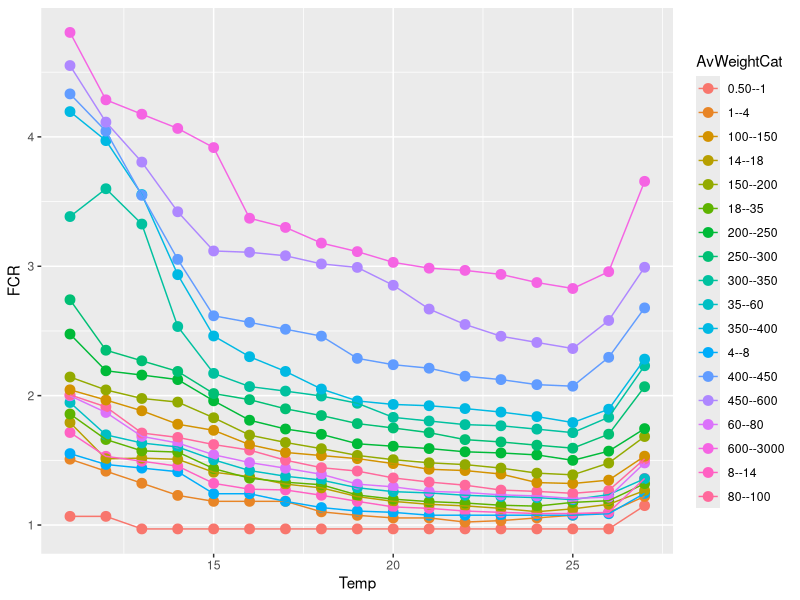
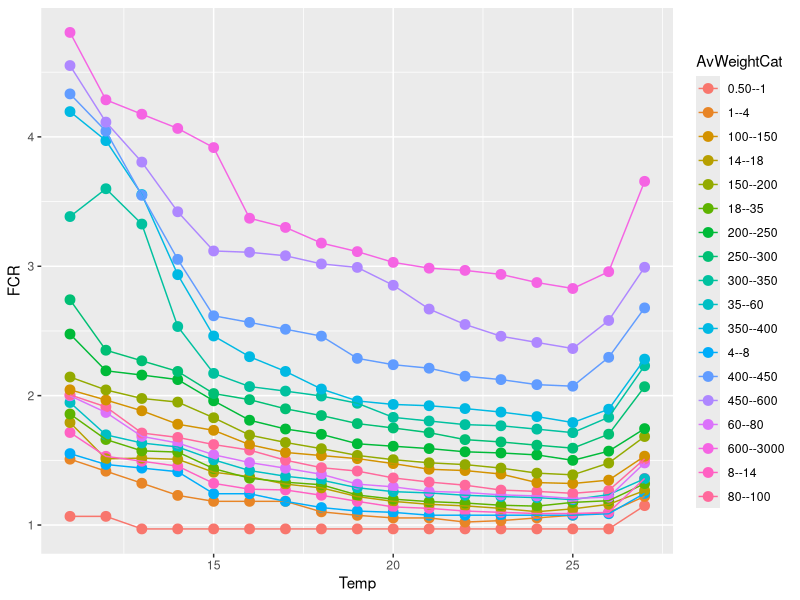
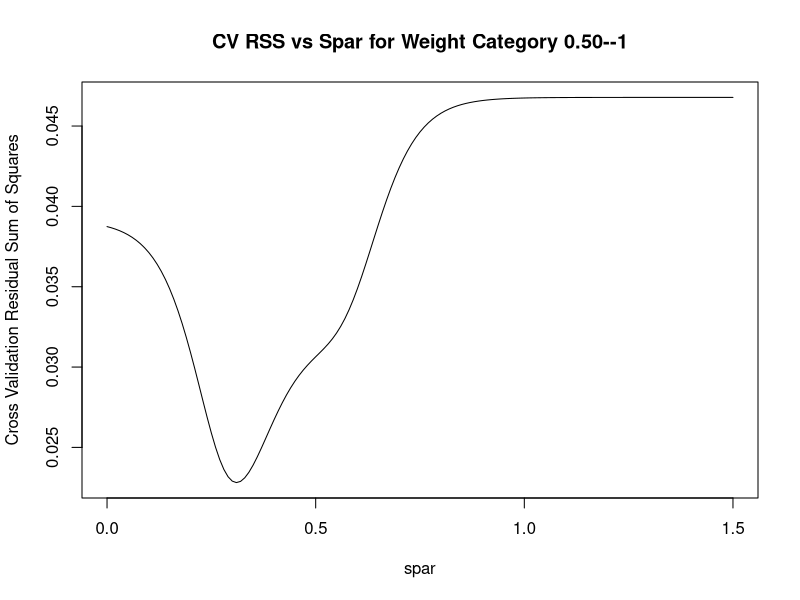
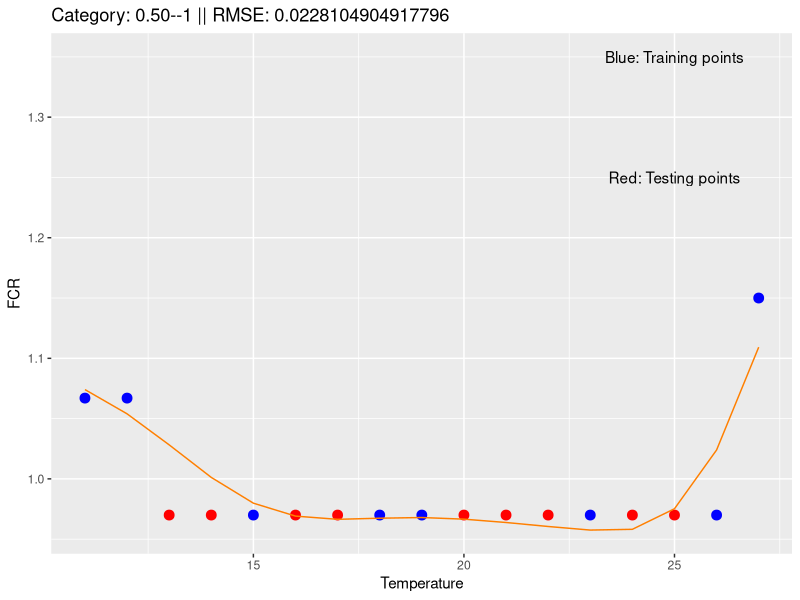
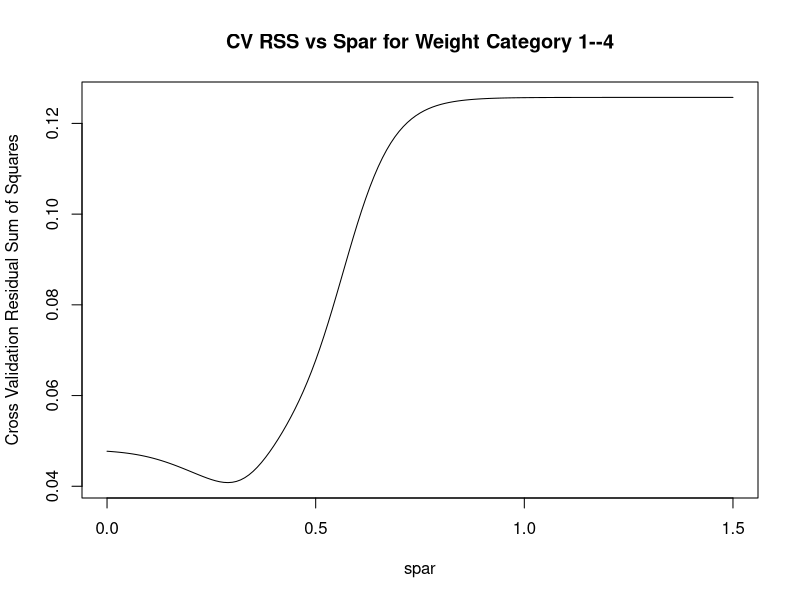
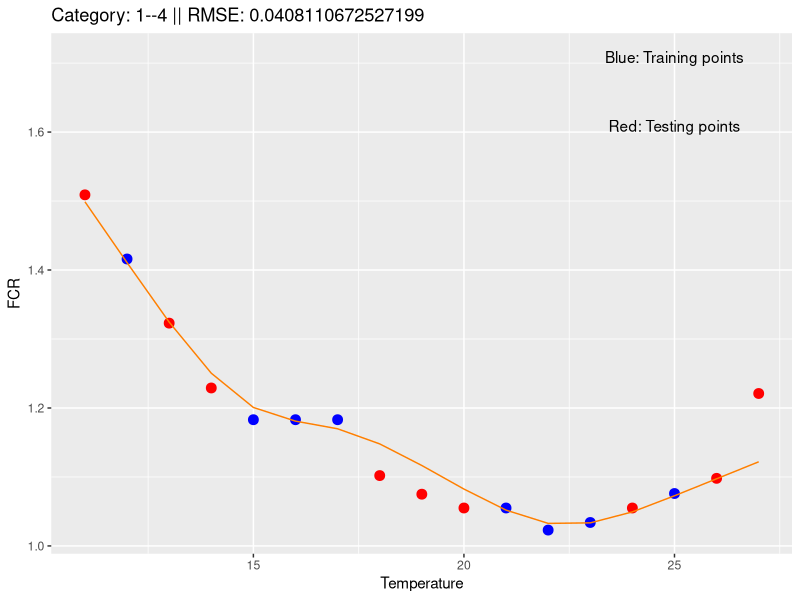
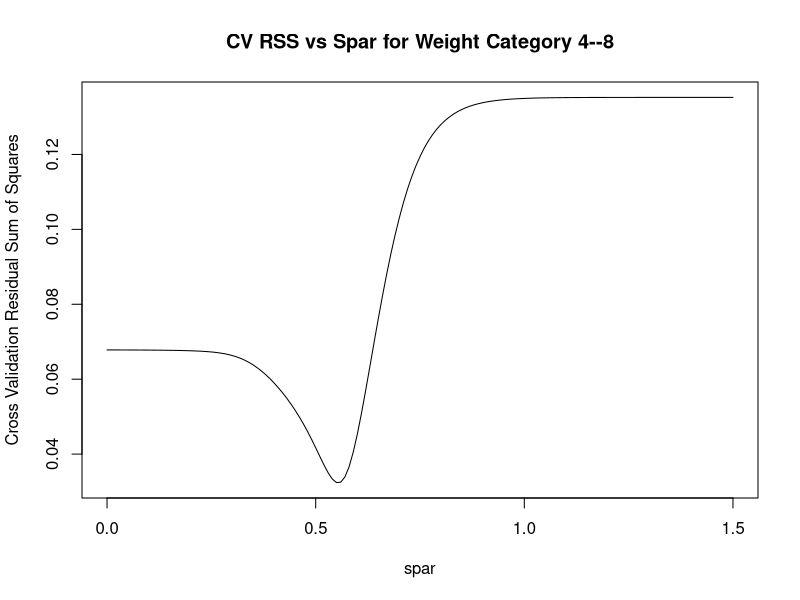
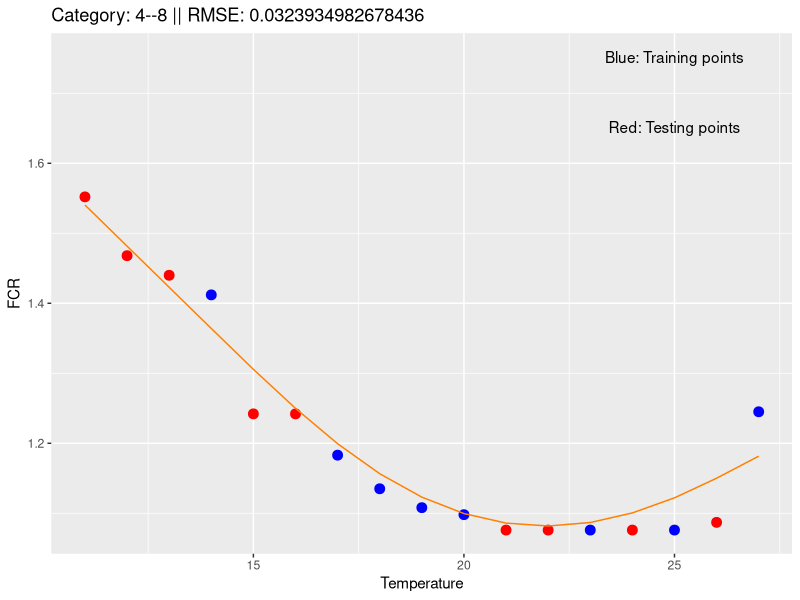

Recreate these plots in R, in order.
library("ggplot2")
library("RColorBrewer")
# libraries to fit the FCR curves
library("splines")


#-------------------------------------------------
Best.Fitting.Curve <- function( x, y, rate, category )
{
  ids <- sort(sample(1:length(x), round(length(x)*rate, 1)))
  
  # Training Set
  x.tr <- x[ids]
  y.tr <- y[ids]
  # Testing Set
  x.ts <- x[-ids]
  y.ts <- y[-ids]
  
  spars <- seq(0, 1.5, by = 0.01)
  rmse <- rep(0, length(spars))
  
  for (i in 1:length(spars)){
    # using smooth splines
    fit.spl <- smooth.spline(x.tr, y.tr, spar = spars[i], cv = FALSE, all.knots=TRUE)
    # predict values onto testing set
    y.pred <- predict(fit.spl, x.ts)
    rmse[i] <- sqrt(sum((y.pred$y - y.ts)^2)/length(y.ts)) 
  }
  
  imag.name <- paste( paste('AvEndWeight_Category_',category), 'png', sep='.')
  png(imag.name, width=800, height=640, units="px")
  plot(spars, rmse, 'l', xlab = 'spar', ylab = 'Cross Validation Residual Sum of Squares' , 
        main = paste('CV RSS vs Spar for Weight Category', category) )
  dev.off()
  
  # find the minimum rmse -> best spar value -> best model 
  id <- which.min(rmse)
  sp <- spars[id]
  best.rmse <- rmse[id]
  best.fit.spl <- smooth.spline(x.tr, y.tr, spar = sp, cv = FALSE, all.knots=TRUE)
   
  # plot best model with training and testing set
  data.tr <- data.frame(cbind(x.tr, y.tr))
  data.ts <- data.frame(cbind(x.ts, y.ts))
  data.pred <- data.frame(predict(best.fit.spl,x))
  
   imag.name1 <- paste( paste('Best.Model.Smooth.Splines_',category), 'png', sep='.')
   plot.title <- paste('Category:', category, '|| RMSE:', best.rmse, sep=" ") 
   png(imag.name1, width=800, height=640, units="px")
   p <-ggplot() + 
         geom_point(data=data.tr, aes(x=x.tr, y=y.tr),size=3, col='blue' ) + 
         geom_point(data = data.ts, aes(x=x.ts, y=y.ts),size=3, col='red') + 
         geom_line(data =data.pred ,aes(x,y), color="darkorange1") + 
         xlab("Temperature") + ylab("FCR") + ggtitle(plot.title) 
  
  
   data2.labels <- data.frame(
       xaxis = c(25, 25), 
       yaxis1 = c(max(y)-0.2, max(y)-0.1), 
       yaxis2 = c(max(y)+0.2, max(y)+0.1), 
       label = c("Blue: Training points", "Red: Testing points")
   )
  
   if (max(y) >= 2)
   {  
     p <- p + geom_text(data = data2.labels, aes(x = xaxis, y = yaxis1, label = label))
   }else{
     p <- p + geom_text(data = data2.labels, aes(x = xaxis, y = yaxis2, label = label))
   }
   print(p)
   dev.off()
  
   return( list(best.model = best.fit.spl, RMSE = best.rmse))
}


#----------------------------------
fcr <- read.csv("fcr1.csv", sep=";")
fcr <- fcr[fcr$Factor>0 & fcr$Temp<=27& fcr$Temp>=11,]
# View(fcr)

data.fcr <- data.frame("AvWeightCat" = factor(fcr$category), "Temp"=fcr$Temp, "FCR"=fcr$Factor)

colourCount = length(unique(data.fcr$AvWeightCat)) + 5
#getPalette = colorRampPalette(brewer.pal(8, "RdBu"))
getPalette = colorRampPalette(brewer.pal(9, "Set1"))

png("FCR_plot.png", width=800, height=640, units="px")
p <- ggplot(data.fcr,aes(x=Temp, y=FCR, colour=AvWeightCat)) + geom_point(size=3) + geom_line()
p <- p +  scale_fill_manual(values = getPalette(colourCount)) + theme(legend.position="right") + 
          guides(fill=guide_legend(nrow=2))
print(p)
dev.off()

print(p)

#---------------------------------------------------------
# curve fitting with regression models

categories <- unique(data.fcr$AvWeightCat)
nc <- length(categories)

Temps <- seq(10, 30, by = 1)
FCR.Table <- as.data.frame(matrix(nrow=0, ncol=length(Temps))) 
colnames(FCR.Table) <- as.character(Temps)

RMSE.per.Category <- as.data.frame(matrix(nrow=nc, ncol=1))

for (i in 1:nc)
{
  ds <- data.fcr[data.fcr$AvWeightCat == categories[i], ]
  x <- ds$Temp
  y <-ds$FCR
  rate <- 0.5
  
  res <- Best.Fitting.Curve( x, y, rate, categories[i] )
  
  RMSE.per.Category[nrow(RMSE.per.Category)+1,] <- res$RMSE
  
  # Predict the FCR value using the Temperature. Complete the FCR table
  pred.Temp <- predict( res$best.model, Temps)
  FCR.Table[nrow(FCR.Table)+1,] <- pred.Temp$y 
  
}  

rownames(FCR.Table) <- categories
write.csv2(round(FCR.Table,3), file='FCR.Table.csv',row.names=TRUE )
